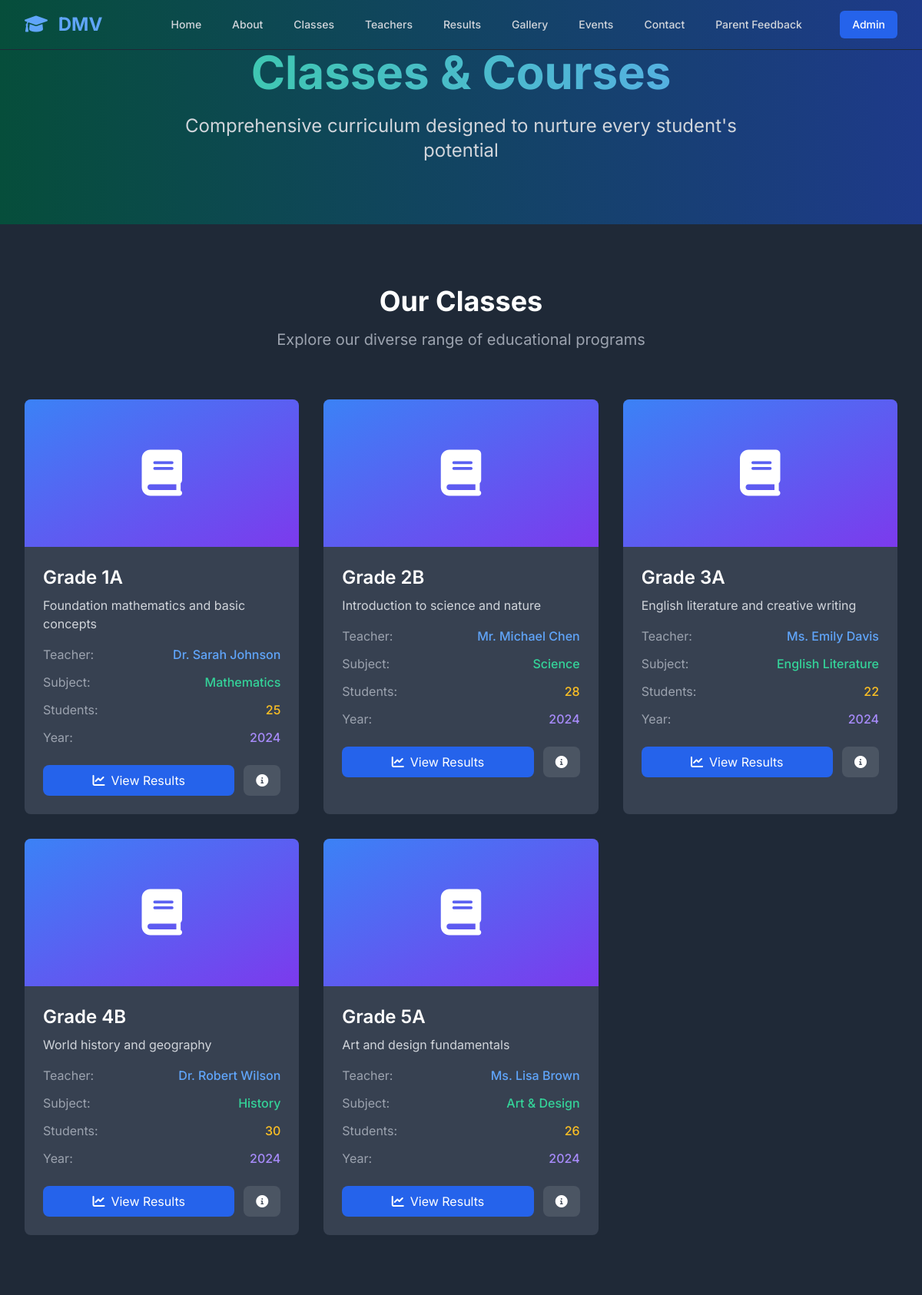
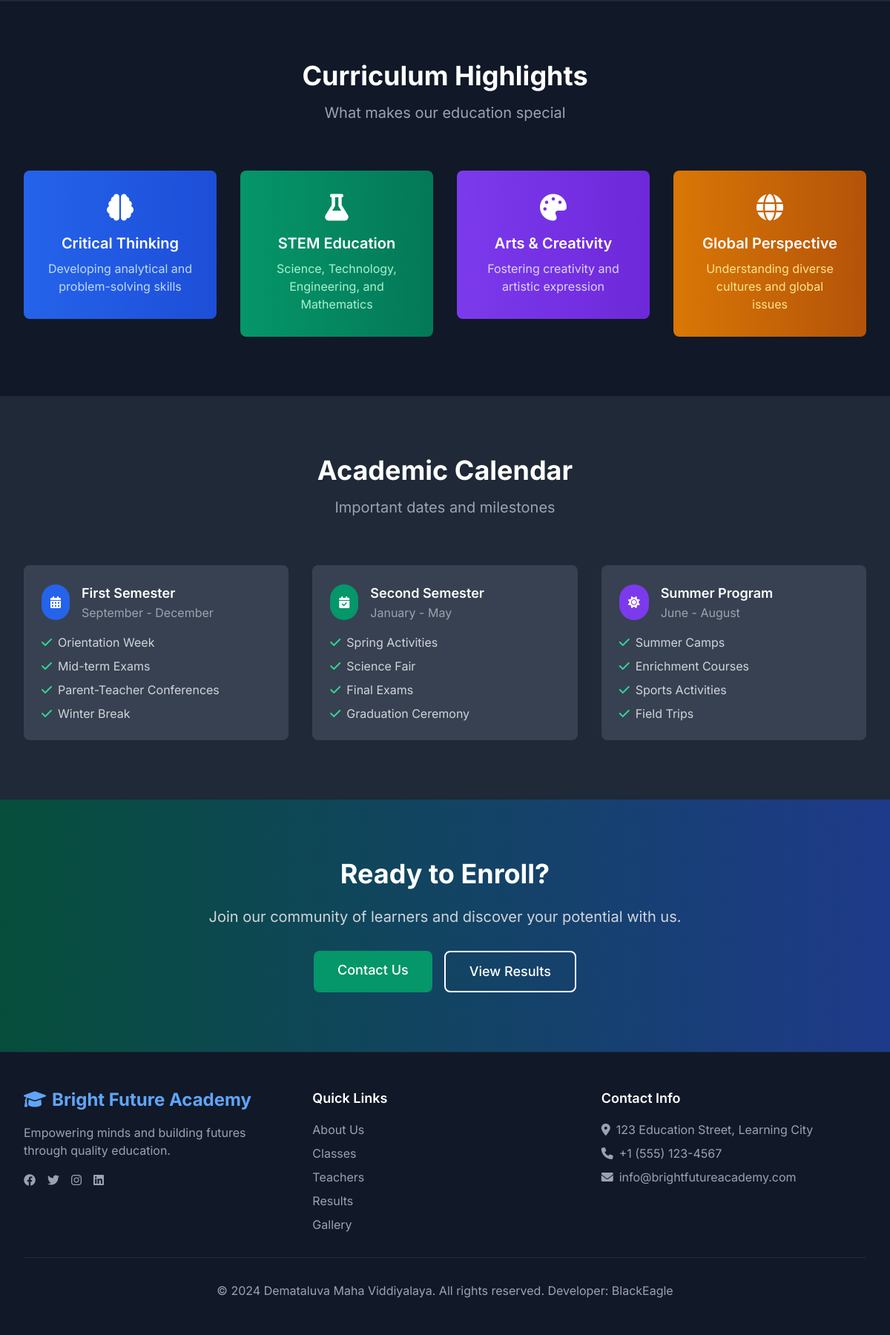
/classes.php, run on the app's committed database (2 pictures, top to bottom).
### tables this page shows
CREATE TABLE IF NOT EXISTS classes (
    id INT AUTO_INCREMENT PRIMARY KEY,
    name VARCHAR(100) NOT NULL,
    teacher_id INT,
    year YEAR NOT NULL,
    number_of_students INT DEFAULT 0,
    description TEXT,
    created_at TIMESTAMP DEFAULT CURRENT_TIMESTAMP,
    FOREIGN KEY (teacher_id) REFERENCES teachers(id) ON DELETE SET NULL
);

CREATE TABLE IF NOT EXISTS teachers (
    id INT AUTO_INCREMENT PRIMARY KEY,
    name VARCHAR(100) NOT NULL,
    subject VARCHAR(100) NOT NULL,
    image VARCHAR(255),
    bio TEXT,
    email VARCHAR(100),
    phone VARCHAR(20),
    social_links JSON,
    created_at TIMESTAMP DEFAULT CURRENT_TIMESTAMP
);

### includes/functions.php (called while the page is built, shortened)
<?php
require_once __DIR__ . '/../config/database.php';
function getClassesWithTeachers() {
    global $pdo;
    try {
        $stmt = $pdo->query("
            SELECT c.*, t.name as teacher_name, t.subject
            FROM classes c
            LEFT JOIN teachers t ON c.teacher_id = t.id
            ORDER BY c.name
        ");
        return $stmt->fetchAll();
    } catch(PDOException $e) {
        error_log("Error getting classes: " . $e->getMessage());
        return [];
    }
}
?>

### classes.php (the view, shortened to what this page needs)
<?php
require_once 'config/database.php';
require_once 'includes/functions.php';
$classes = getClassesWithTeachers();
?>
<!DOCTYPE html>
<html lang="en" class="dark">
<head>
    <link href="https://cdn.jsdelivr.net/npm/tailwindcss@2.2.19/dist/tailwind.min.css" rel="stylesheet">
    <link href="https://cdnjs.cloudflare.com/ajax/libs/font-awesome/6.0.0/css/all.min.css" rel="stylesheet">
    <link href="https://unpkg.com/aos@2.3.1/dist/aos.css" rel="stylesheet">
    <link rel="stylesheet" href="assets/css/style.css">
</head>
<body class="bg-gray-900 text-gray-100 font-inter">
    <?php include 'includes/header.php'; ?>
    <section class="pt-16 pb-20 bg-gradient-to-r from-green-900 to-blue-900">
        <div class="max-w-7xl mx-auto px-4 sm:px-6 lg:px-8 text-center">
            <h1 class="text-5xl md:text-6xl font-bold mb-6 bg-gradient-to-r from-green-400 to-blue-400 bg-clip-text text-transparent" data-aos="fade-up">
            </h1>
            <p class="text-xl md:text-2xl text-gray-300 max-w-3xl mx-auto" data-aos="fade-up" data-aos-delay="200">
                Comprehensive curriculum designed to nurture every student's potential
            </p>
        </div>
    </section>
    <section class="py-20 bg-gray-800">
        <div class="max-w-7xl mx-auto px-4 sm:px-6 lg:px-8">
            <div class="text-center mb-16" data-aos="fade-up">
                <h2 class="text-4xl font-bold text-white mb-4">Our Classes</h2>
                <p class="text-xl text-gray-400">Explore our diverse range of educational programs</p>
            </div>
            <div class="grid grid-cols-1 md:grid-cols-2 lg:grid-cols-3 gap-8">
                <?php foreach($classes as $index => $class): ?>
                <div class="bg-gray-700 rounded-lg overflow-hidden card-hover" data-aos="fade-up" data-aos-delay="<?php echo ($index + 1) * 100; ?>">
                    <div class="h-48 bg-gradient-to-br from-blue-500 to-purple-600 flex items-center justify-center">
                        <i class="fas fa-book text-6xl text-white"></i>
                    </div>
                    <div class="p-6">
                        <h3 class="text-2xl font-semibold text-white mb-2"><?php echo htmlspecialchars($class['name']); ?></h3>
                        <p class="text-gray-300 mb-4"><?php echo htmlspecialchars($class['description']); ?></p>
                        <div class="space-y-3 mb-6">
                            <div class="flex items-center justify-between">
                                <span class="text-gray-400">Teacher:</span>
                                <span class="text-blue-400 font-medium">
                                    <?php echo $class['teacher_name'] ? htmlspecialchars($class['teacher_name']) : 'TBA'; ?>
                                </span>
                            </div>
                            <div class="flex items-center justify-between">
                                <span class="text-gray-400">Subject:</span>
                                <span class="text-green-400 font-medium">
                                    <?php echo $class['subject'] ? htmlspecialchars($class['subject']) : 'Multiple'; ?>
                                </span>
                            </div>
                            <div class="flex items-center justify-between">
                                <span class="text-gray-400">Students:</span>
                                <span class="text-yellow-400 font-medium"><?php echo $class['number_of_students']; ?></span>
                            </div>
                            <div class="flex items-center justify-between">
                                <span class="text-gray-400">Year:</span>
                                <span class="text-purple-400 font-medium"><?php echo $class['year']; ?></span>
                            </div>
                        </div>
                        <div class="flex space-x-3">
                            <a href="results.php?class_id=<?php echo $class['id']; ?>" class="flex-1 bg-blue-600 hover:bg-blue-700 text-white text-center py-2 px-4 rounded-lg transition-all duration-300 transform hover:scale-105">
                                <i class="fas fa-chart-line mr-2"></i>View Results
                            </a>
                            <button onclick="showClassDetails(<?php echo htmlspecialchars(json_encode($class)); ?>)" class="bg-gray-600 hover:bg-gray-500 text-white py-2 px-4 rounded-lg transition-all duration-300">
                                <i class="fas fa-info-circle"></i>
                            </button>
                        </div>
                    </div>
                </div>
                <?php endforeach; ?>
            </div>
        </div>
    </section>
    <section class="py-20 bg-gray-900">
        <div class="max-w-7xl mx-auto px-4 sm:px-6 lg:px-8">
            <div class="text-center mb-16" data-aos="fade-up">
                <h2 class="text-4xl font-bold text-white mb-4">Curriculum Highlights</h2>
                <p class="text-xl text-gray-400">What makes our education special</p>
            </div>
            <div class="grid grid-cols-1 md:grid-cols-2 lg:grid-cols-4 gap-8">
                <div class="text-center" data-aos="fade-up" data-aos-delay="100">
                    <div class="bg-gradient-to-r from-blue-600 to-blue-700 rounded-lg p-8 transform hover:scale-105 transition-all duration-300">
                        <i class="fas fa-brain text-4xl text-white mb-4"></i>
                        <h3 class="text-xl font-semibold text-white mb-2">Critical Thinking</h3>
                        <p class="text-blue-200">Developing analytical and problem-solving skills</p>
                    </div>
                </div>
                <div class="text-center" data-aos="fade-up" data-aos-delay="200">
                    <div class="bg-gradient-to-r from-green-600 to-green-700 rounded-lg p-8 transform hover:scale-105 transition-all duration-300">
                        <i class="fas fa-flask text-4xl text-white mb-4"></i>
                        <h3 class="text-xl font-semibold text-white mb-2">STEM Education</h3>
                        <p class="text-green-200">Science, Technology, Engineering, and Mathematics</p>
                    </div>
                </div>
                <div class="text-center" data-aos="fade-up" data-aos-delay="300">
                    <div class="bg-gradient-to-r from-purple-600 to-purple-700 rounded-lg p-8 transform hover:scale-105 transition-all duration-300">
                        <i class="fas fa-palette text-4xl text-white mb-4"></i>
                        <h3 class="text-xl font-semibold text-white mb-2">Arts & Creativity</h3>
                        <p class="text-purple-200">Fostering creativity and artistic expression</p>
                    </div>
                </div>
                <div class="text-center" data-aos="fade-up" data-aos-delay="400">
                    <div class="bg-gradient-to-r from-yellow-600 to-yellow-700 rounded-lg p-8 transform hover:scale-105 transition-all duration-300">
                        <i class="fas fa-globe text-4xl text-white mb-4"></i>
                        <h3 class="text-xl font-semibold text-white mb-2">Global Perspective</h3>
                        <p class="text-yellow-200">Understanding diverse cultures and global issues</p>
                    </div>
                </div>
            </div>
        </div>
    </section>
    <section class="py-20 bg-gray-800">
        <div class="max-w-7xl mx-auto px-4 sm:px-6 lg:px-8">
            <div class="text-center mb-16" data-aos="fade-up">
                <h2 class="text-4xl font-bold text-white mb-4">Academic Calendar</h2>
                <p class="text-xl text-gray-400">Important dates and milestones</p>
            </div>
            <div class="grid grid-cols-1 md:grid-cols-2 lg:grid-cols-3 gap-8">
                <div class="bg-gray-700 rounded-lg p-6" data-aos="fade-up" data-aos-delay="100">
                    <div class="flex items-center mb-4">
                        <div class="bg-blue-600 rounded-full p-3 mr-4">
                            <i class="fas fa-calendar-alt text-white"></i>
                        </div>
                        <div>
                            <h3 class="text-lg font-semibold text-white">First Semester</h3>
                            <p class="text-gray-400">September - December</p>
                        </div>
                    </div>
                    <ul class="space-y-2 text-gray-300">
                        <li><i class="fas fa-check text-green-400 mr-2"></i>Orientation Week</li>
                        <li><i class="fas fa-check text-green-400 mr-2"></i>Mid-term Exams</li>
                        <li><i class="fas fa-check text-green-400 mr-2"></i>Parent-Teacher Conferences</li>
                        <li><i class="fas fa-check text-green-400 mr-2"></i>Winter Break</li>
                    </ul>
                </div>
                <div class="bg-gray-700 rounded-lg p-6" data-aos="fade-up" data-aos-delay="200">
                    <div class="flex items-center mb-4">
                        <div class="bg-green-600 rounded-full p-3 mr-4">
                            <i class="fas fa-calendar-check text-white"></i>
                        </div>
                        <div>
                            <h3 class="text-lg font-semibold text-white">Second Semester</h3>
                            <p class="text-gray-400">January - May</p>
                        </div>
                    </div>
                    <ul class="space-y-2 text-gray-300">
                        <li><i class="fas fa-check text-green-400 mr-2"></i>Spring Activities</li>
                        <li><i class="fas fa-check text-green-400 mr-2"></i>Science Fair</li>
                        <li><i class="fas fa-check text-green-400 mr-2"></i>Final Exams</li>
                        <li><i class="fas fa-check text-green-400 mr-2"></i>Graduation Ceremony</li>
                    </ul>
                </div>
                <div class="bg-gray-700 rounded-lg p-6" data-aos="fade-up" data-aos-delay="300">
                    <div class="flex items-center mb-4">
                        <div class="bg-purple-600 rounded-full p-3 mr-4">
                            <i class="fas fa-sun text-white"></i>
                        </div>
                        <div>
                            <h3 class="text-lg font-semibold text-white">Summer Program</h3>
                            <p class="text-gray-400">June - August</p>
                        </div>
                    </div>
                    <ul class="space-y-2 text-gray-300">
                        <li><i class="fas fa-check text-green-400 mr-2"></i>Summer Camps</li>
                        <li><i class="fas fa-check text-green-400 mr-2"></i>Enrichment Courses</li>
                        <li><i class="fas fa-check text-green-400 mr-2"></i>Sports Activities</li>
                        <li><i class="fas fa-check text-green-400 mr-2"></i>Field Trips</li>
                    </ul>
                </div>
            </div>
        </div>
    </section>
    <section class="py-20 bg-gradient-to-r from-green-900 to-blue-900">
        <div class="max-w-7xl mx-auto px-4 sm:px-6 lg:px-8 text-center">
            <h2 class="text-4xl font-bold text-white mb-6" data-aos="fade-up">
                Ready to Enroll?
            </h2>
            <p class="text-xl text-gray-300 mb-8 max-w-2xl mx-auto" data-aos="fade-up" data-aos-delay="200">
                Join our community of learners and discover your potential with us.
            </p>
            <div class="flex flex-col sm:flex-row gap-4 justify-center" data-aos="fade-up" data-aos-delay="400">
                <a href="contact.php" class="bg-green-600 hover:bg-green-700 text-white px-8 py-3 rounded-lg text-lg font-medium transition-all duration-300 transform hover:scale-105">
                    Contact Us
                </a>
                <a href="results.php" class="bg-transparent border-2 border-white text-white hover:bg-white hover:text-green-900 px-8 py-3 rounded-lg text-lg font-medium transition-all duration-300 transform hover:scale-105">
                    View Results
                </a>
            </div>
        </div>
    </section>
    <footer class="bg-gray-900 border-t border-gray-800">
        <div class="max-w-7xl mx-auto px-4 sm:px-6 lg:px-8 py-12">
            <div class="grid grid-cols-1 md:grid-cols-3 gap-8">
                <div>
                    <h3 class="text-2xl font-bold text-blue-400 mb-4">
                        <i class="fas fa-graduation-cap mr-2"></i>Bright Future Academy
                    </h3>
                    <p class="text-gray-400 mb-4">Empowering minds and building futures through quality education.</p>
                    <div class="flex space-x-4">
                        <a href="#" class="text-gray-400 hover:text-blue-400"><i class="fab fa-facebook"></i></a>
                        <a href="#" class="text-gray-400 hover:text-blue-400"><i class="fab fa-twitter"></i></a>
                        <a href="#" class="text-gray-400 hover:text-blue-400"><i class="fab fa-instagram"></i></a>
                        <a href="#" class="text-gray-400 hover:text-blue-400"><i class="fab fa-linkedin"></i></a>
                    </div>
                </div>
                <div>
                    <h4 class="text-lg font-semibold text-white mb-4">Quick Links</h4>
                    <ul class="space-y-2">
                        <li><a href="about.php" class="text-gray-400 hover:text-blue-400">About Us</a></li>
                        <li><a href="classes.php" class="text-gray-400 hover:text-blue-400">Classes</a></li>
                        <li><a href="teachers.php" class="text-gray-400 hover:text-blue-400">Teachers</a></li>
                        <li><a href="results.php" class="text-gray-400 hover:text-blue-400">Results</a></li>
                        <li><a href="gallery.php" class="text-gray-400 hover:text-blue-400">Gallery</a></li>
                    </ul>
                </div>
                <div>
                    <h4 class="text-lg font-semibold text-white mb-4">Contact Info</h4>
                    <div class="space-y-2 text-gray-400">
                        <p><i class="fas fa-map-marker-alt mr-2"></i>123 Education Street, Learning City</p>
                        <p><i class="fas fa-phone mr-2"></i>+1 (555) 123-4567</p>
                        <p><i class="fas fa-envelope mr-2"></i>info@brightfutureacademy.com</p>
                    </div>
                </div>
            </div>
            <div class="border-t border-gray-800 mt-8 pt-8 text-center text-gray-400">
                <p>&copy; 2024 Demataluva Maha Viddiyalaya. All rights reserved. Developer: BlackEagle</p>
            </div>
        </div>
    </footer>
</body>
</html>

### data on the page
classes: name "Grade 1A", description "Foundation mathematics and basic concepts", teacher.name "Dr. Sarah Johnson", teacher.subject "Mathematics", number_of_students "25", year "2024"
classes: name "Grade 2B", description "Introduction to science and nature", teacher.name "Mr. Michael Chen", teacher.subject "Science", number_of_students "28", year "2024"
classes: name "Grade 3A", description "English literature and creative writing", teacher.name "Ms. Emily Davis", teacher.subject "English Literature", number_of_students "22", year "2024"
classes: name "Grade 4B", description "World history and geography", teacher.name "Dr. Robert Wilson", teacher.subject "History", number_of_students "30", year "2024"
classes: name "Grade 5A", description "Art and design fundamentals", teacher.name "Ms. Lisa Brown", teacher.subject "Art & Design", number_of_students "26", year "2024"
